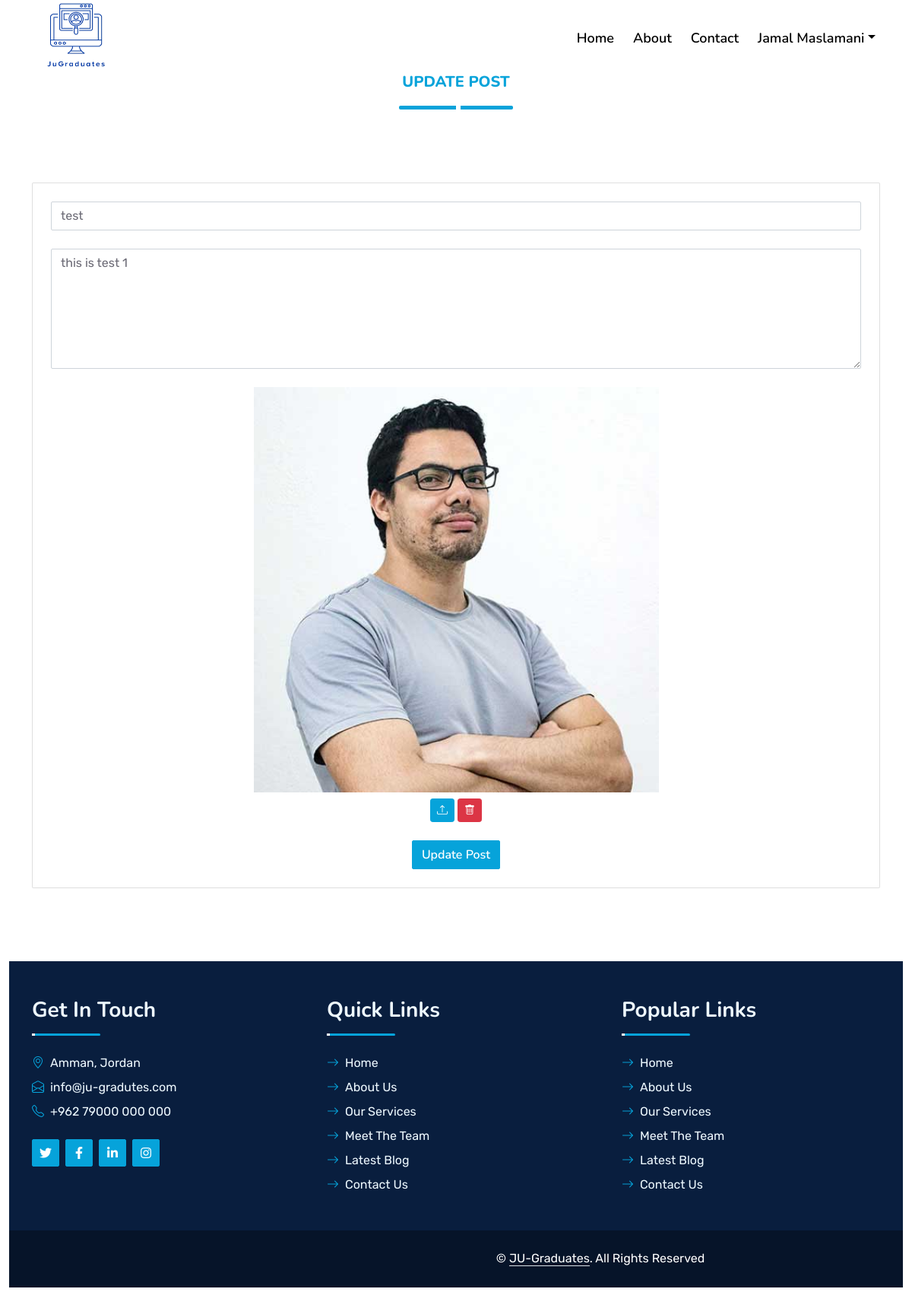
The page /Site/Edit-Post.php?id=6 (signed in) on the database its author committed.
### tables this page shows
CREATE TABLE `users` (
  `id` int(11) NOT NULL,
  `user_type_id` int(11) DEFAULT NULL,
  `name` varchar(255) NOT NULL,
  `email` varchar(255) NOT NULL,
  `password` varchar(255) NOT NULL,
  `phone` varchar(255) NOT NULL,
  `image` varchar(255) DEFAULT 'Student-Images/userDefault.png',
  `active` int(11) NOT NULL DEFAULT 1,
  `created_at` datetime NOT NULL DEFAULT current_timestamp()
);

CREATE TABLE `posts` (
  `id` int(11) NOT NULL,
  `student_id` int(11) DEFAULT NULL,
  `title` varchar(255) NOT NULL,
  `description` text NOT NULL,
  `image` varchar(255) DEFAULT NULL,
  `active` int(11) NOT NULL DEFAULT 1,
  `created_at` datetime NOT NULL DEFAULT current_timestamp()
);

### Site/Edit-Post.php (the view, shortened to what this page needs)
<?php
include "../Connect.php";
$S_ID = $_SESSION['S_Log'];
$POST_ID = $_GET['id'];
if ($S_ID) {
    $sql1 = mysqli_query($con, "select * from users where id='$S_ID'");
    $row1 = mysqli_fetch_array($sql1);
    $name = $row1['name'];
    $sql2 = mysqli_query($con, "select * from posts where id='$POST_ID'");
    $row2 = mysqli_fetch_array($sql2);
    $title = $row2['title'];
    $description = $row2['description'];
    $image = $row2['image'];
}
?>
<!DOCTYPE html>
<html lang="en">
<head>
    <link href="https://cdnjs.cloudflare.com/ajax/libs/font-awesome/5.10.0/css/all.min.css" rel="stylesheet">
    <link href="https://cdn.jsdelivr.net/npm/bootstrap-icons@1.4.1/font/bootstrap-icons.css" rel="stylesheet">
    <link href="lib/owlcarousel/assets/owl.carousel.min.css" rel="stylesheet">
    <link href="lib/animate/animate.min.css" rel="stylesheet">
    <link href="css/bootstrap.min.css" rel="stylesheet">
    <link href="css/style.css" rel="stylesheet">
    <link href="./assets/css/site.css" rel="stylesheet">
</head>
<body>
    <div class="container-fluid position-relative p-0">
        <nav class="navbar navbar-expand-lg navbar-dark px-5 py-3 py-lg-0">
            <a href="index.php" class="navbar-brand p-0">
                <img src="assets/img/image00001_png.png" width="100px" height="100px" alt="">
            </a>
            <div class="collapse navbar-collapse" id="navbarCollapse">
            <div class="navbar-nav ms-auto py-0">
                    <a href="index.php" class="nav-item nav-link ">Home</a>
                    <a href="about.php" class="nav-item nav-link">About</a>
                    <a href="contact.php" class="nav-item nav-link">Contact</a>
                    <?php if ($S_ID) {?>
                    <div class="nav-item dropdown">
                        <a href="#" class="nav-link dropdown-toggle" data-bs-toggle="dropdown"><?php echo $name ?></a>
                    </div>
                    <?php } else {?>
                        <a href="../Login.php" class="nav-item nav-link">Login</a>
                    <?php }?>
                </div>
            </div>
        </nav>
    </div>
    <div class="container-fluid py-5 wow fadeInUp" data-wow-delay="0.1s" id="testID">
        <div class="container py-5">
            <div class="section-title text-center position-relative pb-3 mb-5 mx-auto" style="max-width: 600px;">
                <h5 class="fw-bold text-primary text-uppercase">Update Post</h5>
            </div>
            <div id="posts-section" class="col g-5 justify-content-center">
              <div class="row">
                <div class="col-xl-12 mt-5">
              <div class="card p-4">
                <form action="./Edit-Post.php?id=<?php echo $POST_ID ?>" method="POST" enctype="multipart/form-data">
                  <div class="row gy-4">
                    <div class="col-md-12">
                      <input
                        type="text"
                        class="form-control"
                        name="title"
                        value="<?php echo $title ?>"
                        placeholder="Title"
                        required
                      />
                    </div>
                    <div class="col-md-12">
                      <textarea
                        class="form-control"
                        name="description"
                        rows="6"
                        placeholder="Message"
                        required
                      ><?php echo $description ?></textarea>
                    </div>
                    <div class="col-md-12 text-center">
                      <div class="col-md-12 col-lg-12">
                      <?php
if ($image) {
    ?>
                        <img
                          id="postImage"
                          src="<?php echo $image?>"
                          alt="Profile"
                          class="w-50 h-50"
                        />
                        <div class="pt-2">
                          <label
                            for="profileImage"
                            class="btn btn-primary btn-sm"
                            ><i class="bi bi-upload" title="Upload image"></i
                          ></label>
                          <button
                            id="deleteButton"
                            class="btn btn-danger btn-sm"
                            title="Remove image"
                            onclick="onClick(event)"
                          >
                            <i class="bi bi-trash"></i>
                          </button>
                        </div>
                      <?php }  ?>
                      </div>
                    </div>
                    <div class="col-md-12 text-center">
                      <button type="submit" name="Submit" class="btn btn-primary">
                        Update Post
                      </button>
                    </div>
                  </div>
                </form>
              </div>
            </div>
          </div>
        </div>
    </div>
        <?php require './Footer.php'?>
</body>
</html>

### Site/css/style.css (style rules this page uses)
:root { --primary: #06a3da; --secondary: #34ad54; --light: #eef9ff; --dark: #091e3e; }
h1, h2, .fw-bold { font-weight: 800 !important; }
h5, h6, .fw-medium { font-weight: 600 !important; }
.btn { font-family: "Nunito", sans-serif; font-weight: 600; transition: 0.5s; }
.btn-primary, .btn-secondary { color: #ffffff; box-shadow: inset 0 0 0 50px transparent; }
.navbar-dark .navbar-nav .nav-link { font-family: "Nunito", sans-serif; position: relative; margin-left: 25px; padding: 35px 0; color: #000000; font-size: 18px; font-weight: 600; outline: none; transition: 0.5s; }
@media (min-width: 992px) { .navbar-dark { position: absolute; width: 100%; top: 0; left: 0; border-bottom: 1px solid rgba(256, 256, 256, 0.1); z-index: 999; } }
@media (min-width: 992px) { .navbar-dark .navbar-nav .nav-link::before { position: absolute; content: ""; width: 0; height: 2px; bottom: -1px; left: 50%; background: var(--primary); transition: 0.5s; } }
.section-title::before { position: absolute; content: ""; width: 150px; height: 5px; left: 0; bottom: 0; background: var(--primary); border-radius: 2px; }
.section-title.text-center::before { left: 50%; margin-left: -75px; }
.section-title::after { position: absolute; content: ""; width: 6px; height: 5px; bottom: 0px; background: #ffffff; -webkit-animation: section-title-run 5s infinite linear; animation: section-title-run 5s infinite linear; }
.section-title.text-center::after { -webkit-animation: section-title-run-center 5s infinite linear; animation: section-title-run-center 5s infinite linear; }

### rows shown on the page
users: name "Jamal Maslamani"
posts: title "test", description "this is test 1", image (picture)
